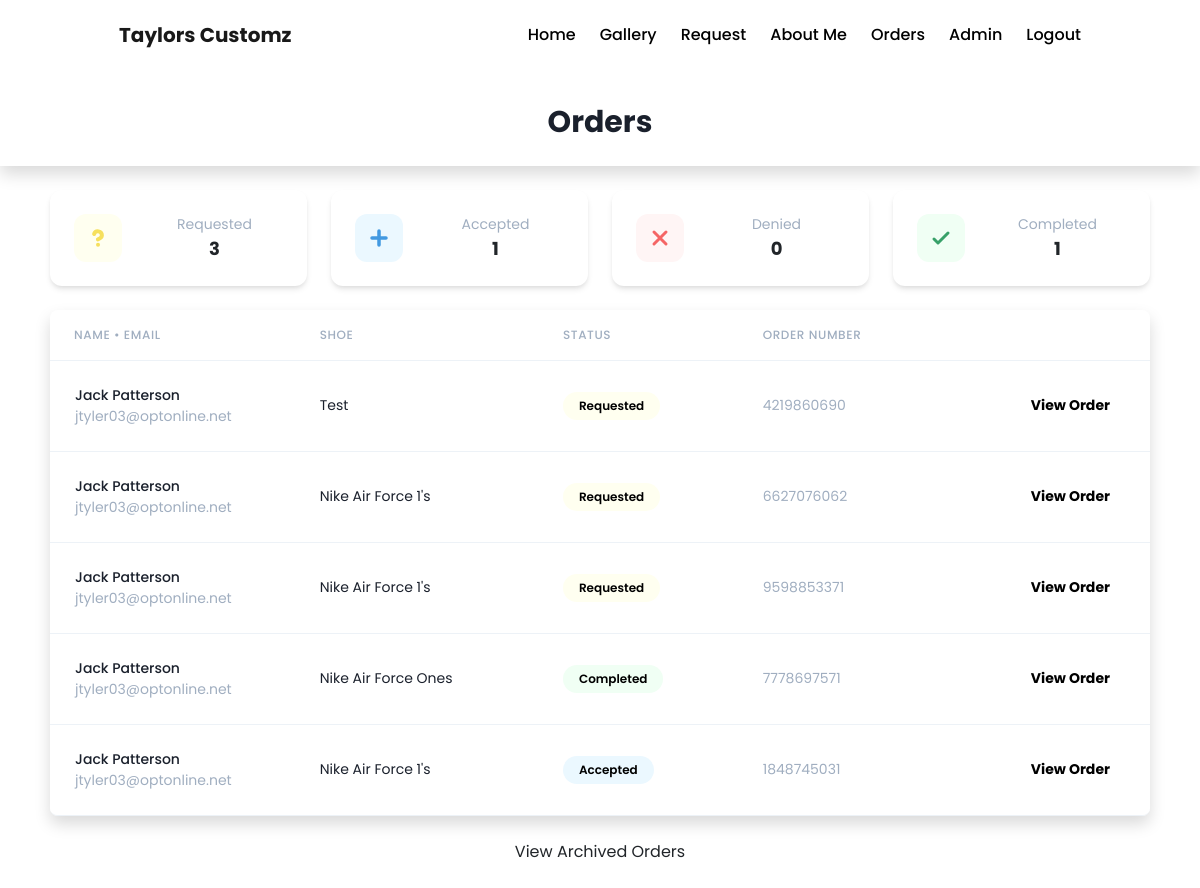
The page /data/ (signed in) on the database its author committed.
### users/models.py (models this page shows, shortened)
class Product(models.Model):
    shoe_name = models.CharField(max_length=100)
    photo = models.ImageField(upload_to='media', blank=True, null=True)
    description = models.CharField(max_length=100)
    first_name = models.CharField(max_length=100)
    last_name = models.CharField(max_length=100)
    shoe_size = models.CharField(max_length=100)
    gender = models.CharField(max_length=100)
    email = models.EmailField(blank=True)
    hasShoe = models.CharField(max_length=100)
    date_submitted = models.DateTimeField(default=tz.now())
    orderNumber = models.IntegerField(verbose_name="Order Number", null=True, unique=True)
    orderId = models.IntegerField(verbose_name="Order Id", null=True, unique=True)
    completed = models.BooleanField(default=False)
    accepted = models.BooleanField(default=False)
    denied = models.BooleanField(default=False)
    price = models.CharField(max_length=100, blank=True)
    message = models.CharField(max_length=255, blank=True)
    archived = models.BooleanField(default=False)
    address = models.CharField(max_length=255, blank=True)
    city = models.CharField(max_length=255, blank=True)
    state = models.CharField(max_length=255, blank=True)
    postal = models.CharField(max_length=255, blank=True)

### users/views.py (the view)
# urls.py: path('data/', views.AdminListView.as_view(), name='list'),
class AdminListView(LoginRequiredMixin, ListView):
    login_url = '/login/'
    redirect_field_name = 'redirect_to'
    model = Product
    template_name = 'users/product_list'  # <app>/<model>_<viewtype>.html
    context_object_name = 'product'
    ordering = ['-date_submitted']
    extra_context = {
        'requested': Product.objects.filter(accepted=False, denied=False, completed=False).count(),
        'accepted': Product.objects.filter(accepted=True).count(),
        'denied': Product.objects.filter(denied=True).count(),
        'completed': Product.objects.filter(completed=True).count(),
        }

### users/templates/users/product_list.html (shortened to what this page needs)
{% extends 'users/base.html' %}
{% block styles %}
<link rel='stylesheet' href='../../static/users/assets/css/list.css'>
<link rel='stylesheet' href='../../static/users/assets/css/tailwind.css'>
{% endblock styles %}
{% block content %}
<center>
  <div class="py-4 w-11/12">
    <div class="grid grid-cols-12 gap-4">
      <div class="col-span-12 sm:col-span-6 md:col-span-3">
        <div class="flex flex-row bg-white shadow-md transition-all hover:shadow-xl rounded-xl p-4 ">
          <div class="flex items-center justify-center flex-shrink-0 h-12 w-12 rounded-xl bg-yellow-100 text-blue-500">
            <svg class='stroke-current text-yellow-400' xmlns="http://www.w3.org/2000/svg" width="32" height="32"
              viewBox="0 0 24 24" fill="none" stroke-width="3" stroke-linecap="round" stroke-linejoin="round">
              <path d="M9.09 9a3 3 0 0 1 5.83 1c0 2-3 3-3 3"></path>
              <line x1="12" y1="17" x2="12.01" y2="17"></line>
            </svg> </div>
          <div class="flex flex-col flex-grow ml-4">
            <div class="text-sm text-gray-500">Requested</div>
            <div class="font-bold text-lg">
              {{requested}}
            </div>
          </div>
        </div>
      </div>
      <div class="col-span-12 sm:col-span-6 md:col-span-3">
        <div class="flex flex-row bg-white transition-all shadow-md hover:shadow-xl rounded-xl p-4">
          <div class="flex items-center justify-center flex-shrink-0 h-12 w-12 rounded-xl bg-blue-100 text-green-500">
            <svg class='stroke-current text-blue-500' xmlns="http://www.w3.org/2000/svg" fill="none" width=28 height=28
              viewBox="0 0 24 24" stroke="currentColor">
              <path stroke-linecap="round" stroke-linejoin="round" stroke-width="3" d="M12 6v6m0 0v6m0-6h6m-6 0H6" />
            </svg>
          </div>
          <div class="flex flex-col flex-grow ml-4">
            <div class="text-sm text-gray-500">Accepted</div>
            <div class="font-bold text-lg">{{accepted}}</div>
          </div>
        </div>
      </div>
      <div class="col-span-12 sm:col-span-6 md:col-span-3">
        <div class="flex flex-row bg-white transition-all shadow-md hover:shadow-xl rounded-xl p-4 ">
          <div class="flex items-center justify-center flex-shrink-0 h-12 w-12 rounded-xl bg-red-100 text-red-500">
            <svg xmlns="http://www.w3.org/2000/svg" width="24" height="24" fill="none" viewBox="0 0 24 24"
              stroke="currentColor">
              <path stroke-linecap="round" stroke-linejoin="round" stroke-width="3" d="M6 18L18 6M6 6l12 12" />
            </svg>
          </div>
          <div class="flex flex-col flex-grow ml-4">
            <div class="text-sm text-gray-500">Denied</div>
            <div class="font-bold text-lg">{{denied}}</div>
          </div>
        </div>
      </div>
      <div class="col-span-12 sm:col-span-6 md:col-span-3">
        <div class="flex flex-row bg-white transition-all shadow-md hover:shadow-xl rounded-xl p-4">
          <div class="flex items-center justify-center flex-shrink-0 h-12 w-12 rounded-xl bg-green-100 text-green-500">
            <svg class='stroke-current text-green-600' width="24" height="24" xmlns="http://www.w3.org/2000/svg"
              fill="none" viewBox="0 0 24 24" stroke="#00d13b">
              <path stroke-linecap="round" stroke-linejoin="round" stroke-width="3" d="M5 13l4 4L19 7" />
            </svg>
          </div>
          <div class="flex flex-col flex-grow ml-4">
            <div class="text-sm text-gray-500">Completed</div>
            <div class="font-bold text-lg">{{completed}}</div>
          </div>
        </div>
      </div>
    </div>
  </div>
</center>
<center>
  <div class="flex flex-col w-11/12">
    <div class="-my-2 sm:-mx-6 lg:-mx-8  rounded-lg">
      <div class="py-2 align-middle inline-block min-w-full sm:px-6 lg:px-8">
        <div class="shadow overflow-hidden border-b border-gray-200 sm:rounded-lg">
          <table class="min-w-full divide-y divide-gray-200">
            <thead class="bg-gray-50">
              <tr>
                <th scope="col" class="px-6 py-3 text-left text-xs font-medium text-gray-500 uppercase tracking-wider ">
                  Name • Email
                </th>
                <th scope="col" class="px-6 py-3 text-left text-xs font-medium text-gray-500 uppercase tracking-wider">
                  Shoe
                </th>
                <th scope="col" class="px-6 py-3 text-left text-xs font-medium text-gray-500 uppercase tracking-wider">
                  Status
                </th>
                <th scope="col" class="px-6 py-3 text-left text-xs font-medium text-gray-500 uppercase tracking-wider">
                  Order Number
                </th>
                <th scope="col" class="relative px-6 py-3">
                </th>
              </tr>
            </thead>
            <tbody class="bg-white divide-y divide-gray-200 ">
              {% for product in product %}
              {% if not product.archived %}
              <tr class='transition-all hover:bg-gray-100 hover:m-5'>
                <td class="py-4 whitespace-nowrap ">
                  <div class="flex items-center">
                    <div class="ml-4">
                      <div class="text-sm font-medium text-gray-900">
                        {{product.first_name.capitalize}} {{product.last_name.capitalize}}
                      </div>
                      <div class="text-sm text-gray-500">
                        {{product.email}}
                      </div>
                    </div>
                  </div>
                </td>
                <td class="px-6 py-4 whitespace-nowrap">
                  <div class="text-sm text-gray-900">
                    {{product.shoe_name}}
                  </div>
                </td>
                <td class="px-6 py-4 whitespace-nowrap">
                  {% if not product.denied and not product.accepted and not product.completed %}
                  <span
                    class="px-3 py-1 inline-flex text-xs leading-5 font-semibold rounded-full bg-yellow-100 text-black">
                    Requested
                  </span>
                  {% endif %}
                  {% if product.accepted %}
                  <span
                    class="px-3 py-1 inline-flex text-xs leading-5 font-semibold rounded-full bg-blue-100 text-black">
                    Accepted
                  </span>
                  {% endif %}
                  {% if product.completed %}
                  <span
                    class="px-3 py-1 inline-flex text-xs leading-5 font-semibold rounded-full bg-green-100 text-black">
                    Completed
                  </span>
                  {% endif %}
                </td>
                <td class="px-6 py-4 whitespace-nowrap text-sm text-gray-500">
                  {{product.orderNumber}}
                <td class="px-6 py-4 whitespace-nowrap text-right text-sm font-medium">
                  <button onclick='window.location.href=href="{% url 'order-detail' product.orderNumber %}"'
                    class="transition-all h-10 items-center px-3 font-bold text-black hover:text-white hover:bg-black rounded-lg hover:shadow-lg hover:m-4 focus:bg-gray-700">View Order</button>
                </td>
              </tr>
              {% endif %}
              {% endfor %}
            </tbody>
          </table>
        </div>
      </div>
    </div>
  </div>
</center>
<br>
<center>
  <a href="{% url 'archivedList' %}">View Archived Orders</a>
</center>
<br>
{% endblock content %}

### users/static/users/assets/css/index.css (style rules this page uses)
body { font-family: 'Poppins', sans-serif; }

### users/templates/users/base.html (style rules this page uses)
body { font-family: 'Poppins'; scroll-behavior: smooth; }

### rows shown on the page
Product: first_name "Jack", last_name "Patterson", email "jtyler03@optonline.net", shoe_name "Test", denied "Requested", orderNumber "4219860690"
Product: first_name "Jack", last_name "Patterson", email "jtyler03@optonline.net", shoe_name "Nike Air Force 1's", denied "Requested", orderNumber "6627076062"
Product: first_name "Jack", last_name "Patterson", email "jtyler03@optonline.net", shoe_name "Nike Air Force 1's", denied "Requested", orderNumber "9598853371"
Product: first_name "Jack", last_name "Patterson", email "jtyler03@optonline.net", shoe_name "Nike Air Force Ones", completed "Completed", orderNumber "7778697571"
Product: first_name "Jack", last_name "Patterson", email "jtyler03@optonline.net", shoe_name "Nike Air Force 1's", accepted "Accepted", orderNumber "1848745031"

### other values the page prints
{{ requested }} "3"
{{ accepted }} "1"
{{ denied }} "0"
{{ completed }} "1"
